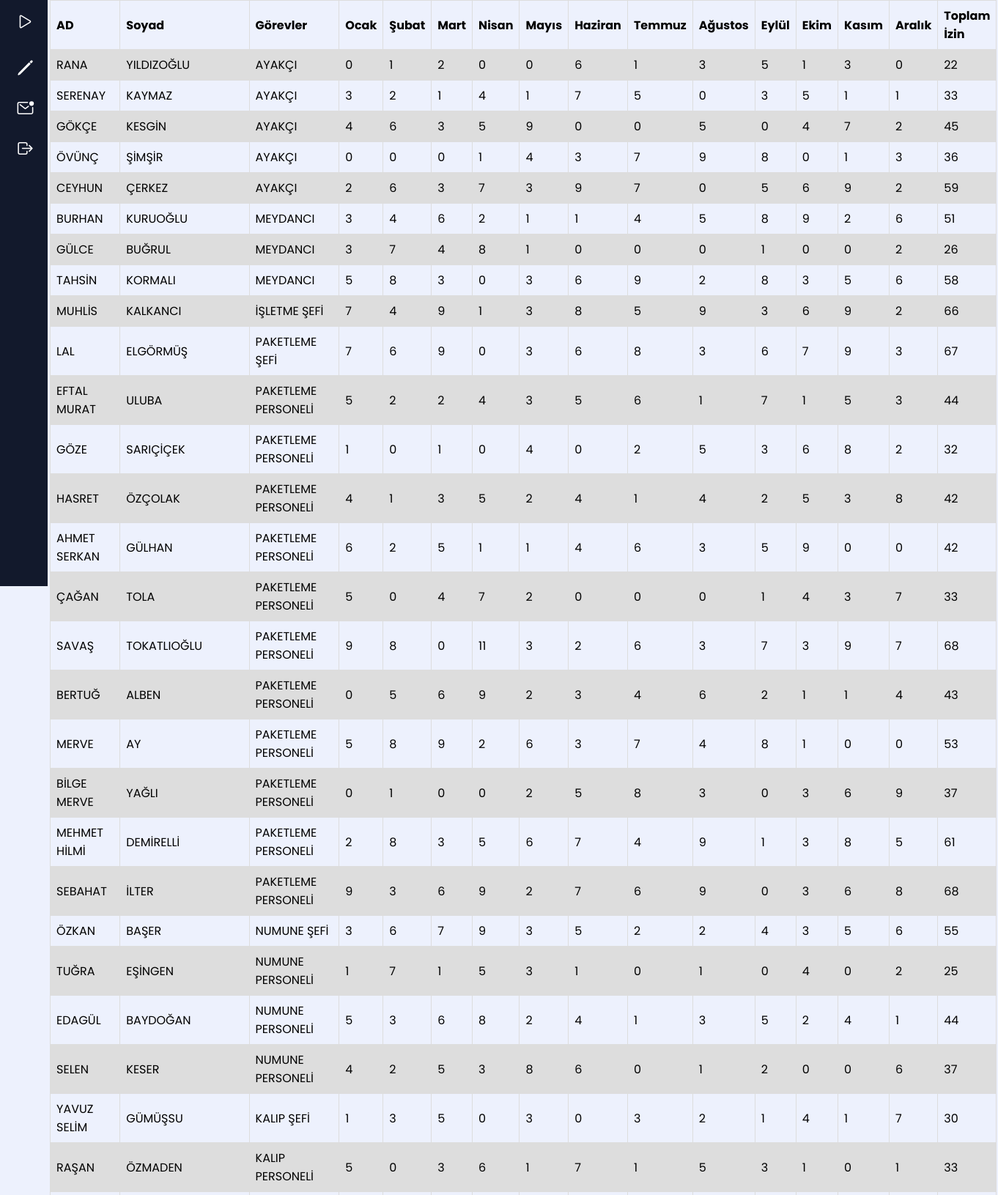
/izinlipersonel.php (upper part), run on the app's committed database.
### tables this page shows
CREATE TABLE `izinler_2022` (
  `calisan_id` int(255) NOT NULL,
  `ocak` int(255) NOT NULL,
  `subat` int(255) NOT NULL,
  `mart` int(255) NOT NULL,
  `nisan` int(255) NOT NULL,
  `mayis` int(255) NOT NULL,
  `haziran` int(255) NOT NULL,
  `temmuz` int(255) NOT NULL,
  `agustos` int(255) NOT NULL,
  `eylul` int(255) NOT NULL,
  `ekim` int(255) NOT NULL,
  `kasim` int(255) NOT NULL,
  `aralik` int(255) NOT NULL
);

CREATE TABLE `personeller` (
  `personel_id` int(11) NOT NULL,
  `ad` varchar(100) NOT NULL,
  `soyad` varchar(1000) NOT NULL,
  `gorevler` varchar(100) NOT NULL,
  `maas_ocak` int(11) NOT NULL,
  `maas_subat` int(11) NOT NULL,
  `maas_mart` int(11) NOT NULL,
  `maas_nisan` int(11) NOT NULL,
  `maas_mayis` int(11) NOT NULL,
  `maas_haziran` int(11) NOT NULL,
  `maas_temmuz` int(11) NOT NULL,
  `maas_agustos` int(11) NOT NULL,
  `maas_eylul` int(11) NOT NULL,
  `maas_ekim` int(11) NOT NULL,
  `maas_kasim` int(11) NOT NULL,
  `maas_aralik` int(11) NOT NULL
);

### izinlipersonel.php (the view, shortened to what this page needs)
<?php session_start(); include 'db.php';
$sorguindex = $baglanti->query("SELECT * FROM izinler_2022");
?>
<!DOCTYPE html>
<html lang="tr">
<head>
  <link rel="stylesheet" href="styles/personelbilgileri.css">
</head>
<body>
  <div class="sidebar">
      <div class="check">
          <label for="side"><ion-icon name="play-outline"></ion-icon> </label>
          <span>Yorka Tekstil</span>
      </div>
      <div class="links">
          <a class="link" href="mesaiata.php"><ion-icon name="pencil-outline"></ion-icon> <span id="name">Mesai Ata</span></a>
          <a class="link" href="izinistekleri.php"><ion-icon name="mail-unread-outline"></ion-icon> <span id="name">İzin İstekleri</span></a>
          </div>
          <a class="link" href="logout.php"><ion-icon name="log-out-outline"></ion-icon> <span id="name">Çıkış</span></a>
      </div>
<table style="margin-left: 5%;">
  <tr>
    <th width="150px">AD</th>
    <th width="150px">Soyad</th>
    <th width="150px">Görevler</th>
    <th >Ocak</th>
    <th >Şubat</th>
    <th >Mart</th>
    <th >Nisan</th>
    <th >Mayıs</th>
    <th >Haziran</th>
    <th >Temmuz</th>
    <th >Ağustos</th>
    <th >Eylül</th>
    <th >Ekim</th>
    <th >Kasım</th>
    <th >Aralık</th>
    <th >Toplam İzin</th>
  </tr>
  <tr>
    <?php while($ciktiper = $sorguindex->fetch(PDO::FETCH_ASSOC)){
    	 $id=$ciktiper['calisan_id'];
    	 $sorguuser = $baglanti->query("SELECT * FROM personeller WHERE personel_id=$id");
    	 $ciktiuser = $sorguuser->fetch(PDO::FETCH_ASSOC);
    	 ?>
    <td><?=$ciktiuser['ad'] ?> </td>
    <td><?=$ciktiuser['soyad'] ?></td>
    <td><?=$ciktiuser['gorevler'] ?></td>
    <td><?=$ciktiper['ocak']?></td>
    <td><?=$ciktiper['subat']?></td>
    <td><?=$ciktiper['mart']?></td>
    <td><?=$ciktiper['nisan']?></td>
    <td><?=$ciktiper['mayis']?></td>
    <td><?=$ciktiper['haziran']?></td>
    <td><?=$ciktiper['temmuz']?></td>
    <td><?=$ciktiper['agustos']?></td>
    <td><?=$ciktiper['eylul']?></td>
    <td><?=$ciktiper['ekim']?></td>
    <td><?=$ciktiper['kasim']?></td>
    <td><?=$ciktiper['aralik']?></td>
    <?php $toplamizin=$ciktiper['ocak']+$ciktiper['subat']+$ciktiper['mart']+$ciktiper['nisan']+$ciktiper['mayis']+$ciktiper['haziran']+$ciktiper['temmuz']+$ciktiper['agustos']+$ciktiper['eylul']+$ciktiper['ekim']+$ciktiper['kasim']+$ciktiper['aralik']; ?>
    <td><?=$toplamizin?></td>
  </tr>
<?php } ?>
</table>
</body>
</html>

### styles/personelbilgileri.css (style rules this page uses)
:root { --bodybg: #edf1fd; --first-color: #0C5DF4; --bg-color: #12192C; }
* { padding: 0; margin: 0; box-sizing: border-box; font-family: 'Poppins', sans-serif; }
body { min-height: 120vh; background: var(--bodybg) !important; min-width: 320px; font-family: 'Poppins', sans-serif; }
.sidebar { position: fixed; z-index:99999; display: inline-block; width: 270px; background-color: var(--bg-color); height: 100vh; padding: 0 12px ; overflow: hidden; overflow-y: scroll; transition: width .5s ; }
.sidebar .check { position: relative; height: 60px; transition: width .5s ; z-index: 1; color: #fff; width: 255px; display: flex; align-items: center; }
.sidebar ion-icon { font-size: 25px; padding: 10px 10px 10px 10px; border-radius: 8px; transition: all .3s; }
.sidebar .check label ion-icon { transform: rotate(180deg); transition: all .5s; }
.sidebar .check label { color: #fff; cursor: pointer; margin-top: 5px; }
.sidebar .check span { font-size: 27px; font-family: 'Allura', cursive; padding: 10px ; }
.sidebar .link { position: relative; display: flex; align-items: center; width: 245px; font-size: 14px; margin: 10px 0; border-radius: 8px ; color: #fff; transition: all .2s; cursor: pointer; text-decoration: none; }
.sidebar .link #name { padding-left: 10px; }
#side:checked ~ .sidebar { width: 65px; display: inline-block; }
#side:checked ~ .sidebar .check ion-icon { transform: rotate(0deg); transition: all .5s; }

### izinlipersonel.php (style rules this page uses)
table { font-family: "Roboto", sans-serif; border-collapse: collapse; width: 90%; margin: 0 auto; }
td, th { border: 1px solid #dddddd; text-align: left; padding: 8px; }
tr:nth-child(even) { background-color: #dddddd; }

### data on the page
izinler_2022: calisan_id.ad "RANA", calisan_id.soyad "YILDIZOĞLU", calisan_id.gorevler "AYAKÇI", ocak "0", subat "1", mart "2", nisan "0", mayis "0", haziran "6", temmuz "1", agustos "3", eylul "5", ekim "1", kasim "3", aralik "0", toplamizin "22"
izinler_2022: calisan_id.ad "SERENAY", calisan_id.soyad "KAYMAZ", calisan_id.gorevler "AYAKÇI", ocak "3", subat "2", mart "1", nisan "4", mayis "1", haziran "7", temmuz "5", agustos "0", eylul "3", ekim "5", kasim "1", aralik "1", toplamizin "33"
izinler_2022: calisan_id.ad "GÖKÇE", calisan_id.soyad "KESGİN", calisan_id.gorevler "AYAKÇI", ocak "4", subat "6", mart "3", nisan "5", mayis "9", haziran "0", temmuz "0", agustos "5", eylul "0", ekim "4", kasim "7", aralik "2", toplamizin "45"
izinler_2022: calisan_id.ad "ÖVÜNÇ", calisan_id.soyad "ŞİMŞİR", calisan_id.gorevler "AYAKÇI", ocak "0", subat "0", mart "0", nisan "1", mayis "4", haziran "3", temmuz "7", agustos "9", eylul "8", ekim "0", kasim "1", aralik "3", toplamizin "36"
izinler_2022: calisan_id.ad "CEYHUN", calisan_id.soyad "ÇERKEZ", calisan_id.gorevler "AYAKÇI", ocak "2", subat "6", mart "3", nisan "7", mayis "3", haziran "9", temmuz "7", agustos "0", eylul "5", ekim "6", kasim "9", aralik "2", toplamizin "59"
izinler_2022: calisan_id.ad "BURHAN", calisan_id.soyad "KURUOĞLU", calisan_id.gorevler "MEYDANCI", ocak "3", subat "4", mart "6", nisan "2", mayis "1", haziran "1", temmuz "4", agustos "5", eylul "8", ekim "9", kasim "2", aralik "6", toplamizin "51"
izinler_2022: calisan_id.ad "GÜLCE", calisan_id.soyad "BUĞRUL", calisan_id.gorevler "MEYDANCI", ocak "3", subat "7", mart "4", nisan "8", mayis "1", haziran "0", temmuz "0", agustos "0", eylul "1", ekim "0", kasim "0", aralik "2", toplamizin "26"
izinler_2022: calisan_id.ad "TAHSİN", calisan_id.soyad "KORMALI", calisan_id.gorevler "MEYDANCI", ocak "5", subat "8", mart "3", nisan "0", mayis "3", haziran "6", temmuz "9", agustos "2", eylul "8", ekim "3", kasim "5", aralik "6", toplamizin "58"
izinler_2022: calisan_id.ad "MUHLİS", calisan_id.soyad "KALKANCI", calisan_id.gorevler "İŞLETME ŞEFİ", ocak "7", subat "4", mart "9", nisan "1", mayis "3", haziran "8", temmuz "5", agustos "9", eylul "3", ekim "6", kasim "9", aralik "2", toplamizin "66"
izinler_2022: calisan_id.ad "LAL", calisan_id.soyad "ELGÖRMÜŞ", calisan_id.gorevler "PAKETLEME ŞEFİ", ocak "7", subat "6", mart "9", nisan "0", mayis "3", haziran "6", temmuz "8", agustos "3", eylul "6", ekim "7", kasim "9", aralik "3", toplamizin "67"
izinler_2022: calisan_id.ad "EFTAL MURAT", calisan_id.soyad "ULUBA", calisan_id.gorevler "PAKETLEME PERSONELİ", ocak "5", subat "2", mart "2", nisan "4", mayis "3", haziran "5", temmuz "6", agustos "1", eylul "7", ekim "1", kasim "5", aralik "3", toplamizin "44"
izinler_2022: calisan_id.ad "GÖZE", calisan_id.soyad "SARIÇİÇEK", calisan_id.gorevler "PAKETLEME PERSONELİ", ocak "1", subat "0", mart "1", nisan "0", mayis "4", haziran "0", temmuz "2", agustos "5", eylul "3", ekim "6", kasim "8", aralik "2", toplamizin "32"
izinler_2022: calisan_id.ad "HASRET", calisan_id.soyad "ÖZÇOLAK", calisan_id.gorevler "PAKETLEME PERSONELİ", ocak "4", subat "1", mart "3", nisan "5", mayis "2", haziran "4", temmuz "1", agustos "4", eylul "2", ekim "5", kasim "3", aralik "8", toplamizin "42"
izinler_2022: calisan_id.ad "AHMET SERKAN", calisan_id.soyad "GÜLHAN", calisan_id.gorevler "PAKETLEME PERSONELİ", ocak "6", subat "2", mart "5", nisan "1", mayis "1", haziran "4", temmuz "6", agustos "3", eylul "5", ekim "9", kasim "0", aralik "0", toplamizin "42"
izinler_2022: calisan_id.ad "ÇAĞAN", calisan_id.soyad "TOLA", calisan_id.gorevler "PAKETLEME PERSONELİ", ocak "5", subat "0", mart "4", nisan "7", mayis "2", haziran "0", temmuz "0", agustos "0", eylul "1", ekim "4", kasim "3", aralik "7", toplamizin "33"
izinler_2022: calisan_id.ad "SAVAŞ", calisan_id.soyad "TOKATLIOĞLU", calisan_id.gorevler "PAKETLEME PERSONELİ", ocak "9", subat "8", mart "0", nisan "11", mayis "3", haziran "2", temmuz "6", agustos "3", eylul "7", ekim "3", kasim "9", aralik "7", toplamizin "68"
izinler_2022: calisan_id.ad "BERTUĞ", calisan_id.soyad "ALBEN", calisan_id.gorevler "PAKETLEME PERSONELİ", ocak "0", subat "5", mart "6", nisan "9", mayis "2", haziran "3", temmuz "4", agustos "6", eylul "2", ekim "1", kasim "1", aralik "4", toplamizin "43"
izinler_2022: calisan_id.ad "MERVE", calisan_id.soyad "AY", calisan_id.gorevler "PAKETLEME PERSONELİ", ocak "5", subat "8", mart "9", nisan "2", mayis "6", haziran "3", temmuz "7", agustos "4", eylul "8", ekim "1", kasim "0", aralik "0", toplamizin "53"
izinler_2022: calisan_id.ad "BİLGE MERVE", calisan_id.soyad "YAĞLI", calisan_id.gorevler "PAKETLEME PERSONELİ", ocak "0", subat "1", mart "0", nisan "0", mayis "2", haziran "5", temmuz "8", agustos "3", eylul "0", ekim "3", kasim "6", aralik "9", toplamizin "37"
izinler_2022: calisan_id.ad "MEHMET HİLMİ", calisan_id.soyad "DEMİRELLİ", calisan_id.gorevler "PAKETLEME PERSONELİ", ocak "2", subat "8", mart "3", nisan "5", mayis "6", haziran "7", temmuz "4", agustos "9", eylul "1", ekim "3", kasim "8", aralik "5", toplamizin "61"
izinler_2022: calisan_id.ad "SEBAHAT", calisan_id.soyad "İLTER", calisan_id.gorevler "PAKETLEME PERSONELİ", ocak "9", subat "3", mart "6", nisan "9", mayis "2", haziran "7", temmuz "6", agustos "9", eylul "0", ekim "3", kasim "6", aralik "8", toplamizin "68"
izinler_2022: calisan_id.ad "ÖZKAN", calisan_id.soyad "BAŞER", calisan_id.gorevler "NUMUNE ŞEFİ", ocak "3", subat "6", mart "7", nisan "9", mayis "3", haziran "5", temmuz "2", agustos "2", eylul "4", ekim "3", kasim "5", aralik "6", toplamizin "55"
izinler_2022: calisan_id.ad "TUĞRA", calisan_id.soyad "EŞİNGEN", calisan_id.gorevler "NUMUNE PERSONELİ", ocak "1", subat "7", mart "1", nisan "5", mayis "3", haziran "1", temmuz "0", agustos "1", eylul "0", ekim "4", kasim "0", aralik "2", toplamizin "25"
izinler_2022: calisan_id.ad "EDAGÜL", calisan_id.soyad "BAYDOĞAN", calisan_id.gorevler "NUMUNE PERSONELİ", ocak "5", subat "3", mart "6", nisan "8", mayis "2", haziran "4", temmuz "1", agustos "3", eylul "5", ekim "2", kasim "4", aralik "1", toplamizin "44"
izinler_2022: calisan_id.ad "SELEN", calisan_id.soyad "KESER", calisan_id.gorevler "NUMUNE PERSONELİ", ocak "4", subat "2", mart "5", nisan "3", mayis "8", haziran "6", temmuz "0", agustos "1", eylul "2", ekim "0", kasim "0", aralik "6", toplamizin "37"
izinler_2022: calisan_id.ad "YAVUZ SELİM", calisan_id.soyad "GÜMÜŞSU", calisan_id.gorevler "KALIP ŞEFİ", ocak "1", subat "3", mart "5", nisan "0", mayis "3", haziran "0", temmuz "3", agustos "2", eylul "1", ekim "4", kasim "1", aralik "7", toplamizin "30"
izinler_2022: calisan_id.ad "RAŞAN", calisan_id.soyad "ÖZMADEN", calisan_id.gorevler "KALIP PERSONELİ", ocak "5", subat "0", mart "3", nisan "6", mayis "1", haziran "7", temmuz "1", agustos "5", eylul "3", ekim "1", kasim "0", aralik "1", toplamizin "33"
